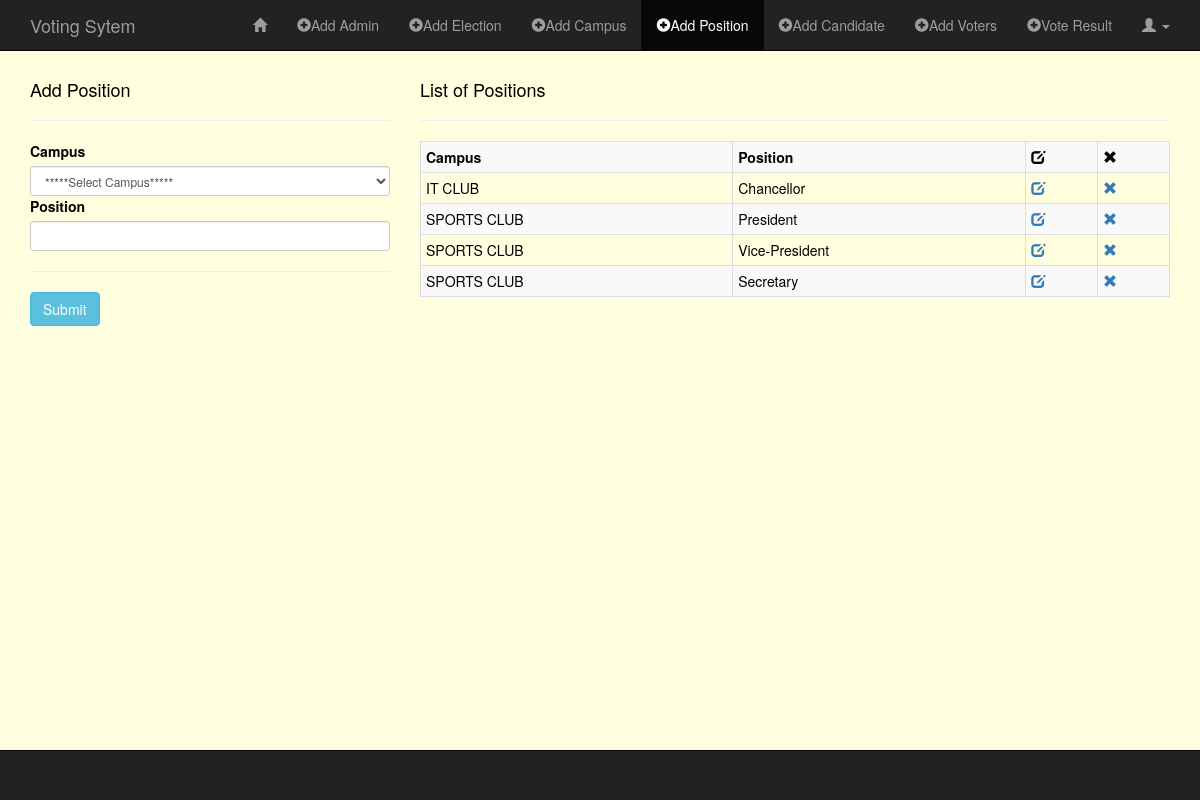
The app's page /sandbox/add_pos.php (signed in) with its own data.
### tables this page shows
CREATE TABLE `positions` (
  `id` int(11) NOT NULL,
  `camp` varchar(60) NOT NULL,
  `pos` varchar(60) NOT NULL
);

### sandbox/classes/Campus.php (called while the page is built, shortened)
<?php
class Campus
{
    public function READ_CAMPUS() {
        global $db;
        $sql = "SELECT * FROM campus";
        if(!$stmt = $db->prepare($sql)) {
            echo $stmt->error;
        } else {
            $stmt->execute();
            $result = $stmt->get_result();
        }
        return $result;
    }
}

### sandbox/classes/Position.php (called while the page is built, shortened)
<?php
class Position
{
    public function READ_POS() {
        global $db;
        $sql = "SELECT *
                FROM positions
                ORDER BY camp ASC";
        if(!$stmt = $db->prepare($sql)) {
            echo $stmt->error;
        } else {
            $stmt->execute();
            $result = $stmt->get_result();
        }
        return $result;
    }
}

### sandbox/add_pos.php (the view, shortened to what this page needs)
<?php
require("../config/db.php");
require("classes/Campus.php");
require("classes/Position.php");
?>
<!DOCTYPE HTML>
<html lang="en-US">
<head>
    <link rel="stylesheet" href="../assets/css/bootstrap.min.css">
    <link rel="stylesheet" href="../assets/css/style_admin.css">
</head>
<body>
<nav class="navbar navbar-inverse navbar-fixed-top" role="navigation">
    <div class="container">
        <div class="navbar-header">
            <a class="navbar-brand" href="index.php">Voting Sytem</a>
        </div>
        <div class="collapse navbar-collapse" id="bs-example-navbar-collapse-1">
            <ul class="nav navbar-nav navbar-right">
                <li><a href="admin_page.php"><span class="glyphicon glyphicon-home"></span></a></li>
				<li><a href="add_admin.php"><span class="glyphicon glyphicon-plus-sign"></span>Add Admin</a></li>
				<li><a href="add_elc.php"><span class="glyphicon glyphicon-plus-sign"></span>Add Election</a></li>
                <li><a href="add_camp.php"><span class="glyphicon glyphicon-plus-sign"></span>Add Campus</a></li>
                <li class="active"><a href="add_pos.php"><span class="glyphicon glyphicon-plus-sign"></span>Add Position</a></li>
                <li><a href="add_nominees.php"><span class="glyphicon glyphicon-plus-sign"></span>Add Candidate</a></li>
                <li><a href="add_voters.php"><span class="glyphicon glyphicon-plus-sign"></span>Add Voters</a></li>
                <li><a href="vote_result.php"><span class="glyphicon glyphicon-plus-sign"></span>Vote Result</a></li>
                <li class="dropdown">
                    <a href="#" class="dropdown-toggle" data-toggle="dropdown" role="button" aria-haspopup="true" aria-expanded="false"><span class="glyphicon glyphicon-user"></span> <span class="caret"></span></a>
                </li>
            </ul>
        </div>
    </div>
</nav>
<div class="container">
    <div class="row">
        <div class="col-md-4">
            <h4>Add Position</h4><hr>
            <form method="POST" action="<?php $_SERVER['PHP_SELF']; ?>" role="form">
                <?php
                $readCamp = new Campus();
                $rtnReadCamp = $readCamp->READ_CAMPUS();
                ?>
                <div class="form-group-sm">
                    <label for="Campus">Campus</label>
                    <?php if($rtnReadCamp) { ?>
                    <select required name="campus" class="form-control">
                        <option value="">*****Select Campus*****</option>
                    </select>
                    <?php }  ?>
                </div>
                <div class="form-group-sm">
                    <label for="position">Position</label>
                    <input required type="text" name="position" class="form-control">
                </div><hr/>
                <div class="form-group-sm">
                    <input type="submit" name="submit" value="Submit" class="btn btn-info">
                </div>
            </form>
        </div>
        <?php
        $readPos = new Position();
        $rtnReadPos = $readPos->READ_POS();
        ?>
        <div class="col-md-8">
            <h4>List of Positions</h4><hr>
            <div class="table-responsive">
                <?php if($rtnReadPos) { ?>
                <table class="table table-bordered table-condensed table-striped">
                    <tr>
                        <th>Campus</th>
                        <th>Position</th>
                        <th><span class="glyphicon glyphicon-edit"></span></th>
                        <th><span class="glyphicon glyphicon-remove"></span></th>
                    </tr>
                    <?php while($rowPos = $rtnReadPos->fetch_assoc()) { ?>
                    <tr>
                        <td><?php echo $rowPos['camp']; ?></td>
                        <td><?php echo $rowPos['pos']; ?></td>
                        <td><a href="http://localhost/voting_system/sandbox/edit_pos.php?id=<?php echo $rowPos['id']; ?>"><span class="glyphicon glyphicon-edit"></span></a></td>
                        <td><a href="http://localhost/voting_system/sandbox/delete_pos.php?id=<?php echo $rowPos['id']; ?>"><span class="glyphicon glyphicon-remove"></span></a></td>
                    </tr>
                    <?php }  ?>
                </table>
                <?php }  ?>
            </div>
        </div>
    </div>
</div>
<nav class="navbar navbar-inverse navbar-fixed-bottom" role="navigation">
    <div class="container">
    </div>
</nav>
</body>
</html>

### assets/css/style_admin.css (style rules this page uses)
body { color: black; margin-top: 70px; margin-bottom: 70px; background-color: lightyellow; }

### records on screen
positions: camp "IT CLUB", pos "Chancellor"
positions: camp "SPORTS CLUB", pos "President"
positions: camp "SPORTS CLUB", pos "Vice-President"
positions: camp "SPORTS CLUB", pos "Secretary"
